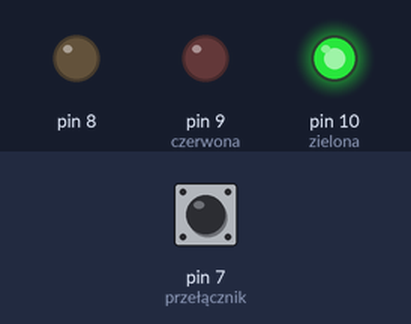
Simulated run of this sketch. Board: Arduino Uno, built with avr-gcc and run on an emulated ATmega328P. Parts: output pins drawn as LEDs (lit = HIGH). Dashed ring = blinking. The inputs (shaded band) are chosen by the test bench; at power-on: pin 7 (przełącznik) HIGH.

Above: at 1.8 s.
1.9 s: pin 7 (przełącznik) pulled LOW for 3.2 s
At 2.7 s:
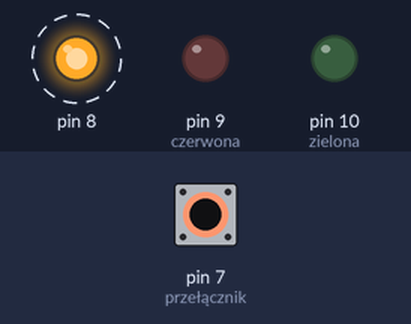
6.6 s: pin 7 (przełącznik) pulled LOW for 0.15 s
At 7.7 s:
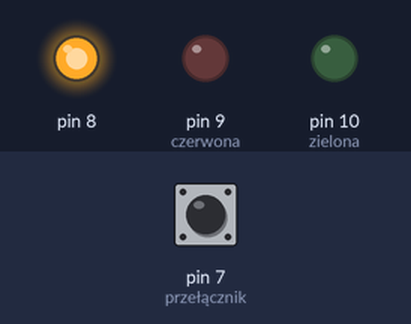
8.2 s: pin 7 (przełącznik) pulled LOW for 1 s
At 8.9 s:
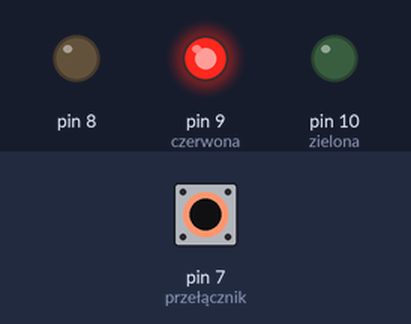
Timing chart, 0 to 11.2 s (numbered marks = the images above; inputs shaded):
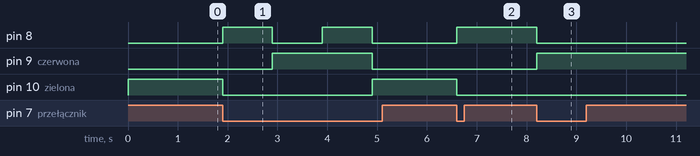

The sketch:

02_traffic_lights.ino
```cpp
void setup() {
  pinMode(7, INPUT_PULLUP); //przełącznik
  pinMode(8, OUTPUT); //żółta
  pinMode(9, OUTPUT); //czerwona
  pinMode(10, OUTPUT); //zielona

}

void loop() {

    digitalWrite(10, HIGH); //zielona on

    delay(1000);
    while (digitalRead(7) == HIGH) {}

    digitalWrite(10, LOW); //zielona off
    digitalWrite(8, HIGH); //żółta on
    delay(1000);

    while (digitalRead(7) == HIGH) {}
    digitalWrite(8, LOW); //żółta off
    digitalWrite(9, HIGH); //czerwona on

    delay(1000);
    while (digitalRead(7) == HIGH) {}
    digitalWrite(8, HIGH); //żółta on

    delay(1000);
    while (digitalRead(7) == HIGH) {}
    digitalWrite(8, LOW); //żółta off
    digitalWrite(9, LOW); //czerwona off

  // put your main code here, to run repeatedly:

}
```

Measured:
- after the input at 1.9 s, pin 8: alternates HIGH for 1.0 s and LOW for 1.0 s, starting at once; pin 9 (czerwona): LOW → HIGH after 1.0 s, → LOW 2.0 s later; pin 10 (zielona): HIGH → LOW at once, → HIGH 3.0 s later
- after the input at 6.6 s, pin 8: LOW → HIGH at once; pin 10 (zielona): HIGH → LOW at once
- after the input at 8.2 s, pin 8: HIGH → LOW at once; pin 9 (czerwona): LOW → HIGH at once
